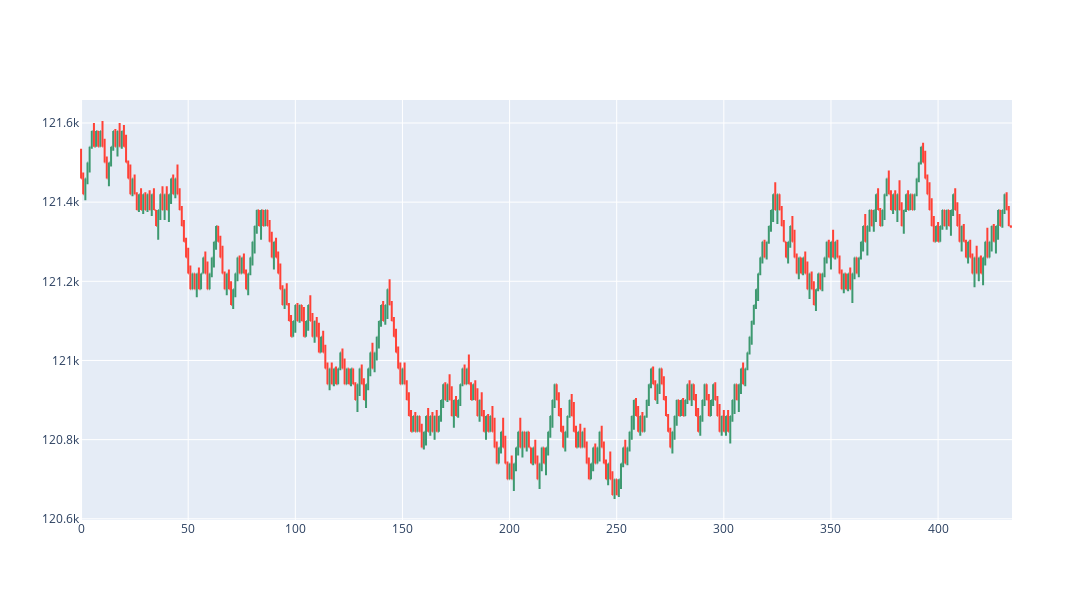

Notebook source saved alongside this figure:
### Code cell
def plot_chart():
    fig = go.Figure(
        data=go.Ohlc(
            open=ohlc["open"],
            high=ohlc["high"],
            low=ohlc["low"],
            close=ohlc["close"],
        )
    )

    fig.update(layout_xaxis_rangeslider_visible=False)

    fig.update_layout(
        autosize=True,
        width=1500,
        height=600,
    )

    return fig


plot_chart()

### Figure 1 — Plotly figure (JSON) as saved in the notebook; plotly's stock layout.template omitted (floating-point values rounded to 4 significant figures; data arrays with more than 128 entries replaced by an {"elided": "..."} marker saying what was removed)
{"data": [{"close": {"elided": "435 int values"}, "high": {"elided": "435 int values"}, "low": {"elided": "435 int values"}, "open": {"elided": "435 int values"}, "type": "ohlc"}], "layout": {"autosize": true, "height": 600, "width": 1500, "xaxis": {"rangeslider": {"visible": false}}}}
